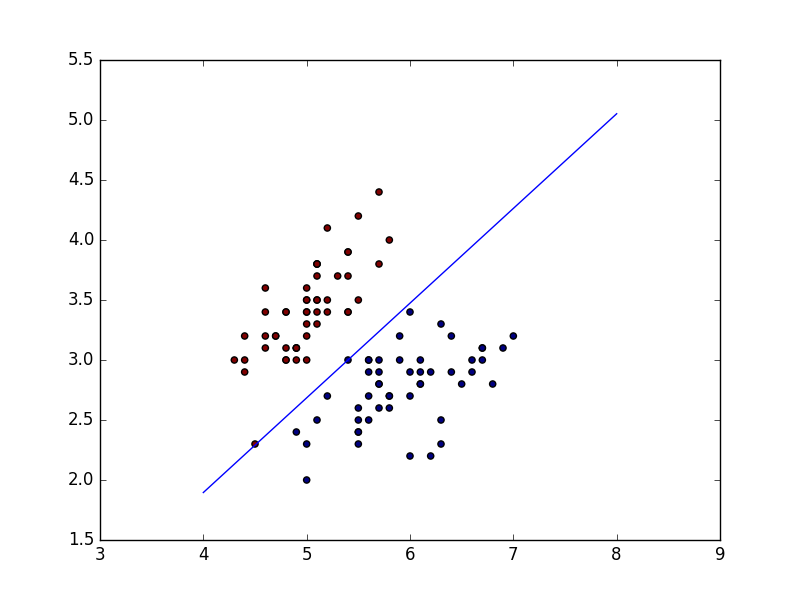

Here is the Python script that generated this plot:
from numpy import array
import matplotlib.pyplot as plt
import numpy as np
import random as rd
from sklearn import datasets

#first point is x, second point is y
#w0*x + w1*y + w2 = 0
#expected=1

'''
ra = 100

b = [ (array([rd.uniform(0,5), rd.uniform(0,5), 1]), 1) for i in range(ra)]
t = [ (array([rd.uniform(-5,0), rd.uniform(-5,0), 1]), -1) for i in range(ra)]

#training_data = np.vstack((b,t))
'''

data = datasets.load_iris()
X = data.data[:100, :2]
y = data.target[:100]
training_data =  np.append( X, np.ones((X.shape[0], 1)), 
	axis=1 )

print(training_data)

'''
training_data = [ (array([1,2,1]), -1), (array([1,1,1]), -1), (array([2,2,1]), -1), (array([4,4,1]), 1), (array([3,4,1]), 1)
, (array([4,5,1]),1), (array([3,5,1]),1), (array([1,3,1]),-1) ]
'''


#print(training_data)
#print(len(training_data))

x=np.array([])
x = training_data.copy()
expected=[]
'''
for p in training_data:
	#x = np.vstack((x,p[0]))
	#print(x)
	try:
		x = np.vstack((x,p[0]))
	except Exception:
		x = p[0].copy()
	expected.append(p[1])

'''

for i in range(100):
	if i < 50:
		expected.append(1)
	else:
		expected.append(-1)

#print(x[:,0])
print(expected)

x1 = X[:,0]
x2 = X[:,1]

print('here = ', len(x1))

n = 100

#initialize the weights
w_new = np.array([-16.02, 20.3, 25.6])
#np.array([rd.random(), rd.random(), rd.random()])
gamma = 0.1

for i in range(100):
	for j in range(len(x1)):
		predict = w_new.dot(x[j])
		#print(predict)
		#input("Press Enter")
		w_old = w_new.copy()
		w_new = w_old + gamma*( expected[j] - 
			np.sign(predict) )*x[j]

print(w_new)

#calulate the actual output
# Generate data...
a = np.linspace(4, 8, 1000)
b = (-w_new[0]*a-w_new[2])/w_new[1]

plt.scatter(x1, x2, c=expected)
plt.plot(a, b, color='blue')
plt.show()
